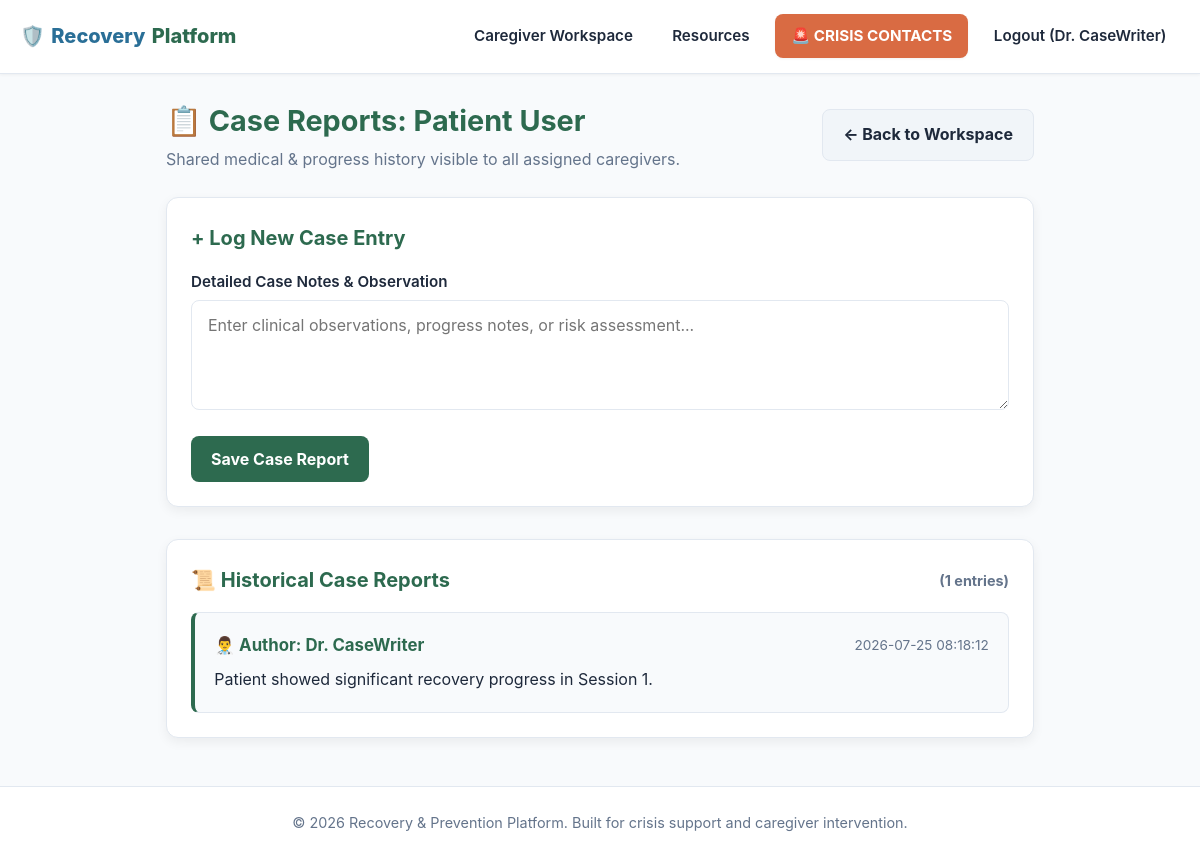
The app's page /case-reports/a199d5d0-942e-493d-bd87-84f92062450a (signed in) with its own data.
### tables this page shows
CREATE TABLE users (
    id TEXT PRIMARY KEY,
    role TEXT CHECK(role IN ('individual', 'caregiver', 'admin')) NOT NULL,
    name TEXT NOT NULL,
    email TEXT UNIQUE NOT NULL,
    phone TEXT NOT NULL,
    location TEXT NOT NULL,
    password_hash TEXT NOT NULL,
    created_at DATETIME DEFAULT CURRENT_TIMESTAMP
);

CREATE TABLE case_reports (
    id TEXT PRIMARY KEY,
    individual_id TEXT NOT NULL,
    caregiver_id TEXT NOT NULL,
    report_text TEXT NOT NULL,
    created_at DATETIME DEFAULT CURRENT_TIMESTAMP,
    FOREIGN KEY(individual_id) REFERENCES users(id) ON DELETE CASCADE,
    FOREIGN KEY(caregiver_id) REFERENCES users(id) ON DELETE CASCADE
);

### app.py (the view)
@app.route('/case-reports/<individual_id>')
@role_required('caregiver')
def view_case_reports(individual_id):
    caregiver_id = session['user_id']
    conn = get_db()
    cursor = conn.cursor()
    cursor.execute("SELECT * FROM users WHERE id = ? AND role = 'individual'", (individual_id,))
    individual = cursor.fetchone()
    if not individual:
        conn.close()
        flash("Individual user not found.", "danger")
        return redirect(url_for('dashboard_caregiver'))
    cursor.execute("""
        SELECT cr.id, cr.report_text, cr.created_at, cg.name as caregiver_name
        FROM case_reports cr
        JOIN users cg ON cr.caregiver_id = cg.id
        WHERE cr.individual_id = ?
        ORDER BY cr.created_at DESC
    """, (individual_id,))
    reports = cursor.fetchall()
    conn.close()
    return render_template('case_reports.html', individual=individual, reports=reports)

### auth.py (called while the page is built)
def role_required(*roles):
    def decorator(f):
        @wraps(f)
        def decorated_function(*args, **kwargs):
            if 'user_id' not in session:
                flash("Please log in to access this page.", "warning")
                return redirect(url_for('auth.login'))
            if session.get('user_role') not in roles:
                flash("Unauthorized access.", "danger")
                return redirect(url_for('auth.login'))
            return f(*args, **kwargs)
        return decorated_function
    return decorator

### database.py (called while the page is built)
def get_db():
    conn = sqlite3.connect(DB_PATH, timeout=10.0)
    conn.row_factory = sqlite3.Row
    conn.execute("PRAGMA foreign_keys = ON;")
    conn.execute("PRAGMA journal_mode = WAL;")
    conn.execute("PRAGMA synchronous = NORMAL;")
    return conn

### templates/case_reports.html (shortened to what this page needs)
{% extends "base.html" %}
{% block content %}
<div style="margin-bottom: 1.5rem; display: flex; justify-content: space-between; align-items: center; flex-wrap: wrap; gap: 1rem;">
    <div>
        <h1 style="font-size: 1.8rem; color: var(--brand-primary); margin-bottom: 0.2rem;">📋 Case Reports: {{ individual.name }}</h1>
        <p style="color: var(--text-muted);">Shared medical & progress history visible to all assigned caregivers.</p>
    </div>
    <a href="{{ url_for('dashboard_caregiver') }}" class="btn btn-secondary">&larr; Back to Workspace</a>
</div>
<div class="card" style="margin-bottom: 2rem;">
    <h2 class="card-title" style="color: var(--brand-primary);">+ Log New Case Entry</h2>
    <form action="{{ url_for('add_case_report') }}" method="POST">
        <div class="form-group">
            <label for="report_text">Detailed Case Notes & Observation</label>
            <textarea id="report_text" name="report_text" class="form-control" rows="4" placeholder="Enter clinical observations, progress notes, or risk assessment..." required></textarea>
        </div>
        <button type="submit" class="btn btn-primary">Save Case Report</button>
    </form>
</div>
<div class="card">
    <h2 class="card-title" style="color: var(--brand-primary);">
        📜 Historical Case Reports
        <span style="font-size: 0.9rem; color: var(--text-muted);">({{ reports|length }} entries)</span>
    </h2>
    {% if reports %}
        <div style="display: flex; flex-direction: column; gap: 1.25rem; margin-top: 1rem;">
            {% for r in reports %}
                <div style="background: var(--bg-main); border: 1px solid var(--border-subtle); padding: 1.2rem; border-radius: var(--radius-sm); border-left: 4px solid var(--brand-primary);">
                    <div style="display: flex; justify-content: space-between; align-items: center; margin-bottom: 0.5rem; flex-wrap: wrap; gap: 0.5rem;">
                        <strong style="color: var(--brand-primary); font-size: 1.05rem;">👨‍⚕️ Author: {{ r.caregiver_name }}</strong>
                        <span style="font-size: 0.85rem; color: var(--text-muted);">{{ r.created_at }}</span>
                    </div>
                    <p style="color: var(--text-main); font-size: 1rem; line-height: 1.6; white-space: pre-line;">{{ r.report_text }}</p>
                </div>
            {% endfor %}
        </div>
    {% else %}
        <p style="color: var(--text-muted); padding: 1rem 0;">No case reports logged for this individual user yet.</p>
    {% endif %}
</div>
{% endblock %}

### templates/base.html (shortened to what this page needs)
<!DOCTYPE html>
<html lang="en">
<head>
    <link rel="stylesheet" href="{{ url_for('static', filename='css/style.css') }}">
</head>
<body>
    <header>
        <nav class="navbar" aria-label="Main Navigation">
            <a href="{{ url_for('index') }}" class="navbar-brand" aria-label="Recovery Platform Home">
                🛡️ <span>Recovery</span>Platform
            </a>
            <ul class="nav-links">
                {% if session.get('user_id') %}
                    {% if session.get('user_role') == 'individual' %}
                        <li><a href="{{ url_for('dashboard_individual') }}">Dashboard</a></li>
                        <li><a href="{{ url_for('resources') }}">Educational Hub</a></li>
                        <li>
                            <a href="{{ url_for('panic_button') }}" class="panic-nav-btn" aria-label="Emergency Crisis Help">
                                🚨 CRISIS HELP
                            </a>
                        </li>
                    {% elif session.get('user_role') == 'caregiver' %}
                        <li><a href="{{ url_for('dashboard_caregiver') }}">Caregiver Workspace</a></li>
                        <li><a href="{{ url_for('resources') }}">Resources</a></li>
                        <li>
                            <a href="{{ url_for('panic_button') }}" class="panic-nav-btn" aria-label="View Emergency Contacts">
                                🚨 CRISIS CONTACTS
                            </a>
                        </li>
                    {% elif session.get('user_role') == 'admin' %}
                        <li><a href="{{ url_for('dashboard_admin') }}">Admin Console</a></li>
                    {% endif %}
                    <li><a href="{{ url_for('auth.logout') }}" aria-label="Logout">Logout ({{ session.get('user_name') }})</a></li>
                {% endif %}
            </ul>
        </nav>
    </header>
    <main id="main-content" class="container" tabindex="-1">
        {% block content %}{% endblock %}
    </main>
    <footer>
        <p>&copy; 2026 Recovery & Prevention Platform. Built for crisis support and caregiver intervention.</p>
    </footer>
</body>
</html>

### static/css/style.css (style rules this page uses)
:root { --bg-main: #f8fafc; --bg-card: #ffffff; --bg-card-alt: #f1f5f9; --brand-primary: #2d6a4f; --brand-primary-hover: #1b4332; --brand-soft-sage: #e8f5e9; --accent-teal: #2a6f97; --accent-teal-hover: #014f86; --cta-terracotta: #d96b43; --cta-terracotta-hover: #c05621; --text-main: #1e293b; --text-muted: #64748b; --border-subtle: #e2e8f0; --focus-ring: #2a6f97; --radius-sm: 8px; --radius-md: 12px; --radius-lg: 16px; --shadow-sm: 0 1px 3px rgba(0, 0, 0, 0.05); --shadow-md: 0 4px 12px rgba(0, 0, 0, 0.06); --shadow-lg: 0 10px 25px rgba(0, 0, 0, 0.08); }
* { box-sizing: border-box; margin: 0; padding: 0; font-family: 'Inter', system-ui, -apple-system, BlinkMacSystemFont, "Segoe UI", Roboto, sans-serif; }
body { background-color: var(--bg-main); color: var(--text-main); min-height: 100vh; display: flex; flex-direction: column; font-size: 1rem; line-height: 1.6; -webkit-font-smoothing: antialiased; }
.navbar { background: var(--bg-card); border-bottom: 1px solid var(--border-subtle); padding: 0.9rem 1.25rem; display: flex; justify-content: space-between; align-items: center; position: sticky; top: 0; z-index: 100; box-shadow: var(--shadow-sm); }
.navbar-brand { font-size: 1.25rem; font-weight: 800; color: var(--brand-primary); text-decoration: none; display: flex; align-items: center; gap: 0.4rem; }
.navbar-brand span { color: var(--accent-teal); }
.nav-links { display: flex; align-items: center; gap: 0.75rem; list-style: none; flex-wrap: wrap; }
.nav-links a { color: var(--text-main); text-decoration: none; font-weight: 600; padding: 0.5rem 0.85rem; border-radius: var(--radius-sm); font-size: 0.95rem; transition: background 0.2s, color 0.2s; min-height: 44px; display: inline-flex; align-items: center; }
.panic-nav-btn { background: var(--cta-terracotta) !important; color: white !important; font-weight: 700 !important; padding: 0.5rem 1rem !important; border-radius: var(--radius-sm); text-decoration: none; box-shadow: var(--shadow-sm); }
.container { max-width: 900px; margin: 1.5rem auto; padding: 0 1rem; flex: 1; width: 100%; }
.card { background: var(--bg-card); border: 1px solid var(--border-subtle); border-radius: var(--radius-md); padding: 1.5rem; margin-bottom: 1.5rem; box-shadow: var(--shadow-md); }
.card-title { font-size: 1.25rem; font-weight: 700; margin-bottom: 1rem; color: var(--brand-primary); display: flex; justify-content: space-between; align-items: center; flex-wrap: wrap; gap: 0.5rem; }
.btn { padding: 0.75rem 1.25rem; border-radius: var(--radius-sm); border: none; font-weight: 700; cursor: pointer; text-decoration: none; display: inline-flex; align-items: center; justify-content: center; gap: 0.5rem; font-size: 1rem; min-height: 46px; transition: background 0.2s; }
.btn-primary { background: var(--brand-primary); color: white; }
.btn-secondary { background: var(--bg-card-alt); color: var(--text-main); border: 1px solid var(--border-subtle); }
.form-group { margin-bottom: 1.2rem; }
.form-group label { display: block; font-size: 0.95rem; font-weight: 600; color: var(--text-main); margin-bottom: 0.4rem; }
.form-control { width: 100%; padding: 0.85rem 1rem; border-radius: var(--radius-sm); background: #ffffff; border: 1.5px solid var(--border-subtle); color: var(--text-main); font-size: 1rem; min-height: 46px; }
footer { border-top: 1px solid var(--border-subtle); padding: 1.5rem; text-align: center; color: var(--text-muted); font-size: 0.9rem; margin-top: auto; background: var(--bg-card); }

### records on screen
users: get "Dr. CaseWriter"
users: name "Patient User"
case_reports: caregiver_name "Dr. CaseWriter", created_at "2026-07-25 08:18:12", report_text "Patient showed significant recovery progress in Session 1."

### other values on screen
{{ reports|length }} "1"
